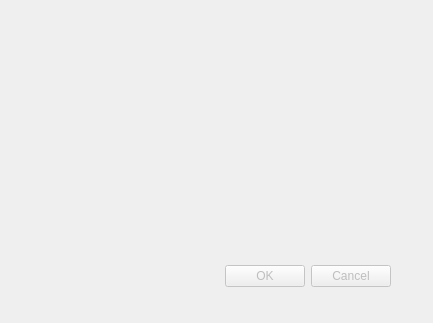
<?xml version="1.0" encoding="UTF-8"?>
<ui version="4.0">
 <class>login</class>
 <widget class="QDialog" name="login">
  <property name="geometry">
   <rect>
    <x>0</x>
    <y>0</y>
    <width>433</width>
    <height>323</height>
   </rect>
  </property>
  <property name="windowTitle">
   <string>Dialog</string>
  </property>
  <widget class="QDialogButtonBox" name="buttonBox">
   <property name="enabled">
    <bool>false</bool>
   </property>
   <property name="geometry">
    <rect>
     <x>50</x>
     <y>260</y>
     <width>341</width>
     <height>32</height>
    </rect>
   </property>
   <property name="orientation">
    <enum>Qt::Horizontal</enum>
   </property>
   <property name="standardButtons">
    <set>QDialogButtonBox::Cancel|QDialogButtonBox::Ok</set>
   </property>
  </widget>
 </widget>
 <resources/>
 <connections>
  <connection>
   <sender>buttonBox</sender>
   <signal>accepted()</signal>
   <receiver>login</receiver>
   <slot>accept()</slot>
   <hints>
    <hint type="sourcelabel">
     <x>248</x>
     <y>254</y>
    </hint>
    <hint type="destinationlabel">
     <x>157</x>
     <y>274</y>
    </hint>
   </hints>
  </connection>
  <connection>
   <sender>buttonBox</sender>
   <signal>rejected()</signal>
   <receiver>login</receiver>
   <slot>reject()</slot>
   <hints>
    <hint type="sourcelabel">
     <x>316</x>
     <y>260</y>
    </hint>
    <hint type="destinationlabel">
     <x>286</x>
     <y>274</y>
    </hint>
   </hints>
  </connection>
 </connections>
</ui>
